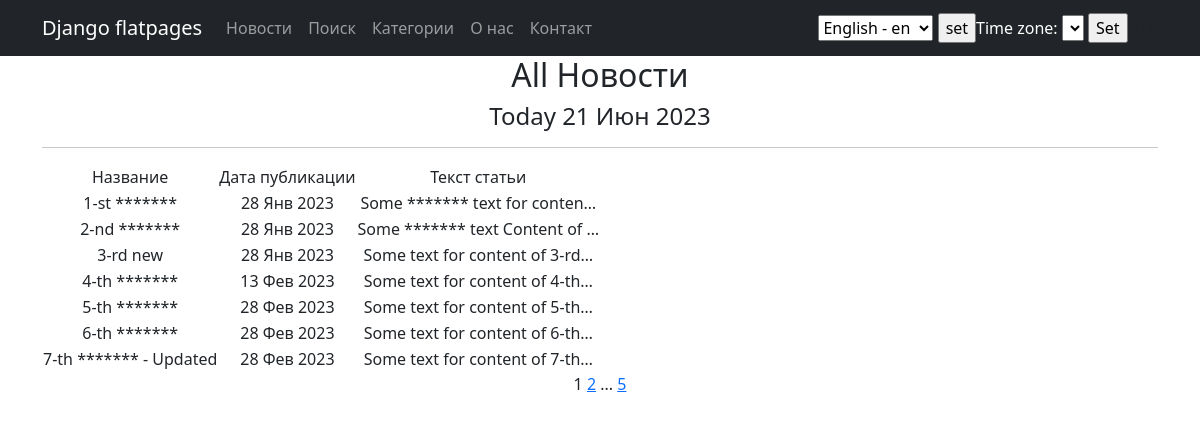
Page /news/ on the committed database.
### main/models.py (models this page shows, shortened)
class Post(models.Model):
    article = "AC"
    news = "NS"
    POST_TYPES = [
        (article, 'Статья'),
        (news, 'Новость')
    ]
    author = models.ForeignKey(Author, on_delete = models.CASCADE)
    post_type = models.CharField(max_length=2, choices=POST_TYPES, default=article)
    time_in = models.DateTimeField(auto_now_add = True)
    title = models.CharField(max_length=255)
    content = models.TextField()
    post_rating = models.FloatField(default=0.0)
    category = models.ManyToManyField(Category, through = 'PostCategory', related_name='news')
    def __str__(self):
        return f'{self.title.title()}: "{self.content[:20]}..." { self.time_in: %d %m %y}'

### main/views.py (the view)
# urls.py: path('', cache_page(60)(NewsList.as_view()), name='post_list'),
class NewsList(ListView):
    model = Post
    ordering = 'time_in'
    template_name = 'news.html'
    context_object_name = 'news'
    paginate_by = 7
    def get_queryset(self):
        queryset = super().get_queryset()
        self.filterset = PostFilter(self.request.GET, queryset)
        return self.filterset.qs
    def get_context_data(self, **kwargs):
        context = super().get_context_data(**kwargs)
        context['time_now'] = datetime.utcnow()
        context['filterset'] = self.filterset
        pprint(context)
        return context

### main/templatetags/censor.py (called while the page is built)
@register.filter()
def censor(text):
    if type(text) == str:
        censors_words = ["article", "news"]
        for word in censors_words:
            text = text.replace(word, '*' * len(word))
        return text
    else:
        print("TypeError")

### main/templatetags/custom_tags.py (called while the page is built)
@register.simple_tag(takes_context=True)
def url_replace(context, **kwargs):
   d = context['request'].GET.copy()
   for k, v in kwargs.items():
       d[k] = v
   return d.urlencode()

### templates/news.html (shortened to what this page needs)
{% extends 'flatpages/default.html' %}
{% load censor %}
{% load custom_tags %}
{% block content %}
    {% load i18n %}
    <h2>{% trans "All" %} {% trans "News" %}</h2>
    <h4>{% trans "Today" %} {{ time_now|date:'d M Y' }}</h4>
    <hr>
    {% if news %}
        <table>
            <tr>
                <td>Название</td>
                <td>Дата публикации</td>
                <td>Текст статьи</td>
            </tr>
            {% for new in news %}
            <tr>
                <td>{{ new.title|censor }}</td>
                <td>{{ new.time_in|date:'d M Y' }}</td>
                <td>{{ new.content|truncatechars:30|censor }}</td>
            </tr>
            {% endfor %}
        </table>
    {% else %}
        <h2>No News !</h2>
    {% endif %}
    {{ page_obj.number }}
    {% if page_obj.has_next %}
        <a href="?{% url_replace page=page_obj.next_page_number %}">{{ page_obj.next_page_number }}</a>
        {% if paginator.num_pages != page_obj.next_page_number %}
            ...
            <a href="?{% url_replace page=page_obj.paginator.num_pages %}">{{ page_obj.paginator.num_pages }}</a>
        {% endif %}
    {% endif %}
{% endblock content %}

### templates/flatpages/default.html (shortened to what this page needs)
{% load i18n %}
{% load tz %}
<!DOCTYPE html>
<html lang="en">
    <head>
        {% load static %}
        <link href="{% static 'css/styles.css' %}" rel="stylesheet" />
    </head>
        {% block navbar %}
    <body>
        <nav class="navbar navbar-expand-lg navbar-dark bg-dark static-top">
            <div class="container">
                <a class="navbar-brand" href="#">Django flatpages</a>
                <div class="collapse navbar-collapse" id="navbarResponsive">
                    <ul class="navbar-nav ml-auto">
                        <li class="nav-item active">
                            <a class="nav-link" href="/news/">{% trans "News" %}</a>
                        </li>
                        <li class="nav-item">
                            <a class="nav-link" href="/news/search/">{% trans "Search" %}</a>
                        </li>
                        <li class="nav-item">
                            <a class="nav-link" href="/news/categories/">{% trans "Categories" %}</a>
                        </li>
                        <li class="nav-item">
                            <a class="nav-link" href="/about/" target="_blank">{% trans "About" %}</a>
                        </li>
                        <li class="nav-item">
                            <a class="nav-link" href="/contacts/" target="_blank">{% trans "Contact" %}</a>
                        </li>
                    </ul>
                </div>
        <form action="{% url 'set_language' %}" method="POST"> {% csrf_token %}
            <select name="language" id="">
                {% get_available_languages as LANGUAGES %}
                {% get_language_info_list for LANGUAGES as languages %}
                {% for language in languages %}
                    <option value="{{ language.code }}" {% if language.code == LANGUAGE_CODE %} selected {% endif %}>
                        {{ language.name_local }} - {{ language.code }}
                    </option>
                {% endfor %}
            </select>
            <input type="submit" value="set">
        </form>
        {% get_current_timezone as TIME_ZONE %}
        <form action="" method="POST">
            <label for="timezone" style="color: #fff;"> Time zone:</label>
            <select name="timezone">
            </select>
            <input type="submit" value="Set">
        </form>
            </div>
        </nav>
        {% endblock navbar %}
    <div class="container">
        <div class="row">
            <div class="col-lg-12 text-center">
            {% block content %}
            {% endblock content %}
            </div>
        </div>
    </div>
    </body>
</html>

### rows in the picture
Post: title|censor "1-st *******", time_in "28 Янв 2023", content|censor "Some ******* text for conten…"
Post: title|censor "2-nd *******", time_in "28 Янв 2023", content|censor "Some ******* text Content of …"
Post: title|censor "3-rd new", time_in "28 Янв 2023", content|censor "Some text for content of 3-rd…"
Post: title|censor "4-th *******", time_in "13 Фев 2023", content|censor "Some text for content of 4-th…"
Post: title|censor "5-th *******", time_in "28 Фев 2023", content|censor "Some text for content of 5-th…"
Post: title|censor "6-th *******", time_in "28 Фев 2023", content|censor "Some text for content of 6-th…"
Post: title|censor "7-th ******* - Updated", time_in "28 Фев 2023", content|censor "Some text for content of 7-th…"

### other values in the picture
{{ time_now|date:'d M Y' }} "21 Июн 2023"
{{ page_obj.number }} "1"
{{ page_obj.next_page_number }} "2"
{{ page_obj.paginator.num_pages }} "5"
form field language "English - en"
